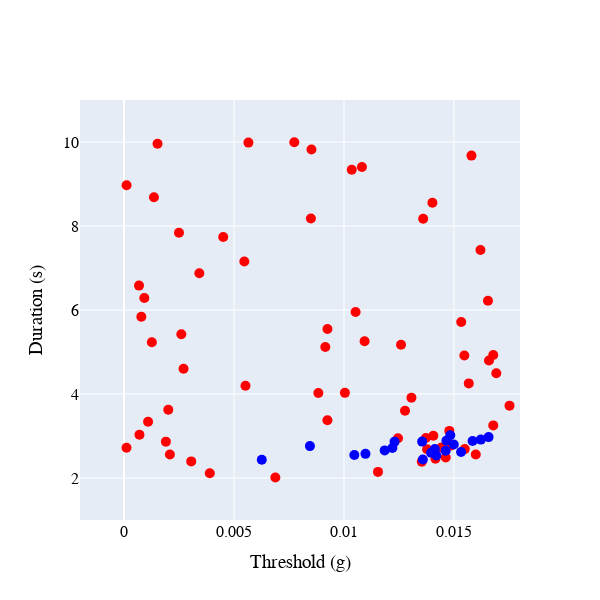

The cell this chart's notebook holds for it:
### Code cell
import plotly.graph_objects as go

# Font customization variables - modify as desired
font_family = "Times New Roman"
font_size = 16          # Font size
font_color = "black"    # Font color

# Create figure object
fig = go.Figure()

# Add first dataset R_PRE (red) using the same approach for both datasets
fig.add_trace(go.Scatter(
    x=R_PRE[:, 0],       # x-axis: threshold (first column)
    y=R_PRE[:, 1],       # y-axis: duration (second column)
    mode='markers',      # markers only
    marker=dict(
        size=10,         # marker size
        color='red'      # red color
    ),
    name='R_PRE'
))

# Add second dataset R_ONB (blue) using the same approach for both datasets
fig.add_trace(go.Scatter(
    x=R_ONB[:, 0],       # x-axis: threshold (first column)
    y=R_ONB[:, 1],       # y-axis: duration (second column)
    mode='markers',      # markers only
    marker=dict(
        size=10,         # marker size
        color='blue'     # blue color
    ),
    name='R_ONB'
))

# Update overall layout: set font, square canvas, axis labels, and cancel legend display
fig.update_layout(
    font=dict(
        family=font_family,
        size=font_size,
        color=font_color
    ),
    width=600,
    height=600,
    showlegend=False,          # Cancel legend display
    xaxis_title="Threshold (g)",   # x-axis label with unit g
    yaxis_title="Duration (s)"       # y-axis label with unit s
)

# Update x-axis range and tick font
fig.update_xaxes(
    range=[-0.002, 0.018],
    tickfont=dict(family=font_family, size=font_size, color=font_color)
)

# Update y-axis range and tick font
fig.update_yaxes(
    range=[1, 11],
    tickfont=dict(family=font_family, size=font_size, color=font_color)
)

# Show plot
fig.show()

### Figure 1 — Plotly figure (JSON) as saved in the notebook; plotly's stock layout.template omitted (floating-point values rounded to 4 significant figures)
{"data": [{"marker": {"color": "red", "size": 10}, "mode": "markers", "name": "R_PRE", "type": "scatter", "x": [0.00852, 0.002498, 0.01035, 0.00547, 0.01155, 0.01416, 0.01692, 0.003899, 0.01599, 0.003056, 0.0007887, 0.01277, 0.0162, 0.01353, 0.01579, 0.01402, 0.01679, 0.01259, 0.0006822, 0.01004, 0.01246, 0.01678, 0.0007037, 0.001525, 0.002606, 0.0001173, 0.002013, 0.01567, 0.01654, 0.01443, 0.008496, 0.002706, 0.006881, 0.0136, 0.01487, 0.01307, 0.001094, 0.01549, 0.008835, 0.00774, 0.01378, 0.003424, 0.00915, 0.0001138, 0.01082, 0.009248, 0.001361, 0.01752, 0.01547, 0.005522, 0.01463, 0.00451, 0.01372, 0.002087, 0.01094, 0.001265, 0.005656, 0.01406, 0.01479, 0.009247, 0.01659, 0.01053, 0.01533, 0.0009245, 0.001904], "y": [9.822, 7.84, 9.339, 7.153, 2.146, 2.458, 4.496, 2.114, 2.558, 2.395, 5.84, 3.6, 7.428, 2.388, 9.676, 8.555, 3.253, 5.173, 6.581, 4.028, 2.945, 4.928, 3.032, 9.959, 5.423, 8.969, 3.625, 4.253, 6.219, 2.726, 8.177, 4.6, 2.01, 8.172, 2.774, 3.91, 3.34, 2.688, 4.026, 9.994, 2.686, 6.876, 5.118, 2.719, 9.407, 5.548, 8.683, 3.723, 4.918, 4.197, 2.488, 7.739, 2.954, 2.558, 5.254, 5.234, 9.986, 3.007, 3.122, 3.374, 4.797, 5.953, 5.716, 6.288, 2.865]}, {"marker": {"color": "blue", "size": 10}, "mode": "markers", "name": "R_ONB", "type": "scatter", "x": [0.01396, 0.01462, 0.0142, 0.0122, 0.01098, 0.01584, 0.01499, 0.01047, 0.01185, 0.01532, 0.008451, 0.01358, 0.006263, 0.01355, 0.0123, 0.01622, 0.01466, 0.01483, 0.01657, 0.01413], "y": [2.603, 2.65, 2.534, 2.713, 2.574, 2.879, 2.796, 2.547, 2.657, 2.62, 2.759, 2.439, 2.436, 2.867, 2.866, 2.914, 2.89, 3.019, 2.973, 2.692]}], "layout": {"font": {"color": "black", "family": "Times New Roman", "size": 16}, "height": 600, "showlegend": false, "width": 600, "xaxis": {"range": [-0.002, 0.018], "tickfont": {"color": "black", "family": "Times New Roman", "size": 16}, "title": {"text": "Threshold (g)"}}, "yaxis": {"range": [1, 11], "tickfont": {"color": "black", "family": "Times New Roman", "size": 16}, "title": {"text": "Duration (s)"}}}}
